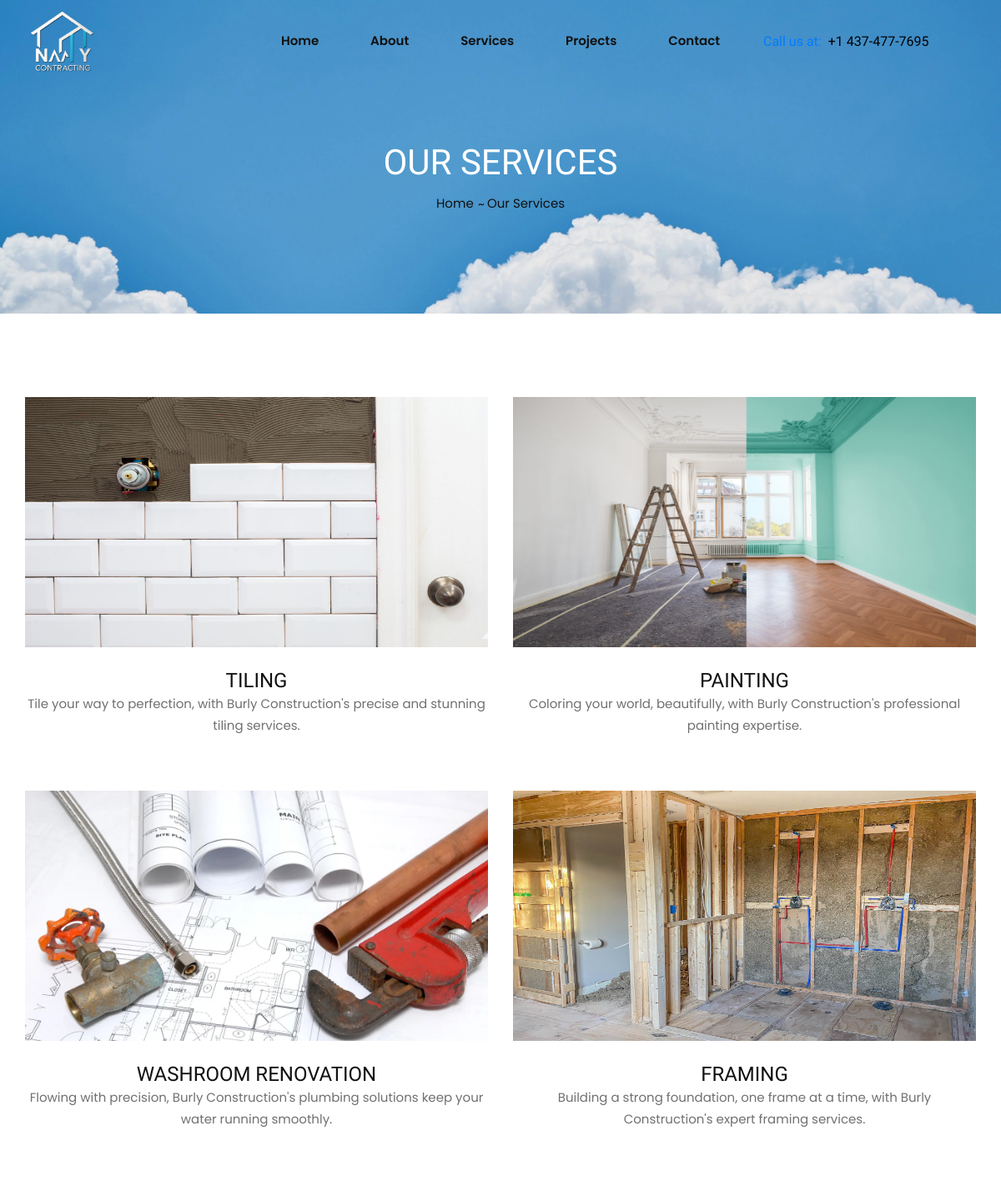
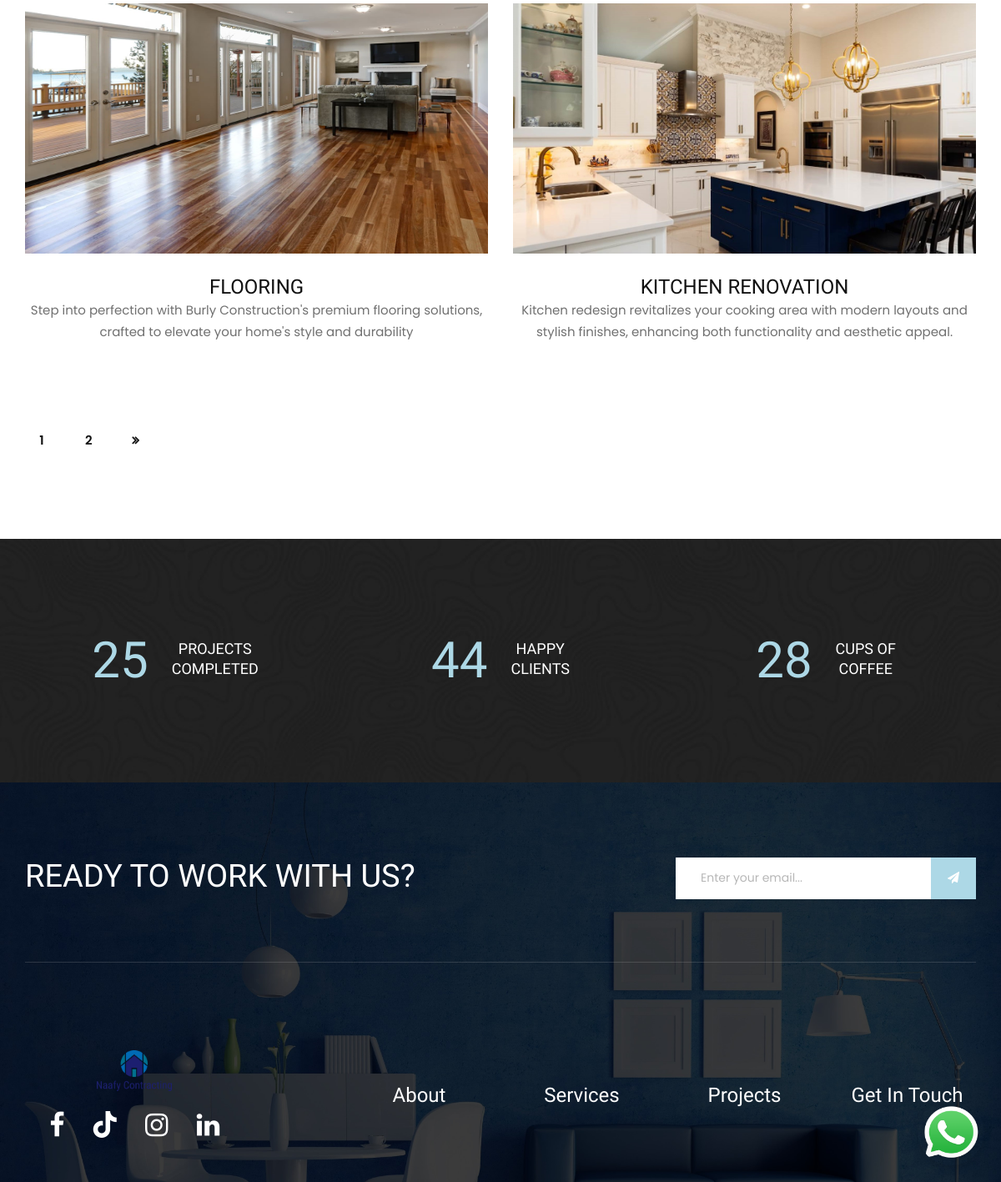
Page /services/ on the committed database (2 pictures, top to bottom).
### contact/models.py (models this page shows, shortened)
class ContactDetails(models.Model):
    phone_no = models.CharField(max_length=20, default="+123 456 7890")
    email = models.EmailField(unique=True)
    office_location = models.CharField(max_length=100)

### services/models.py (models this page shows, shortened)
class Service(models.Model):
    name = models.CharField(max_length=100)
    description = models.TextField()
    slug = models.SlugField(unique=True, blank=True)
    image = models.ImageField(upload_to="services/", default="service.jpg")
    class Meta:
        verbose_name_plural = "Services"

### services/views.py (the view)
# urls.py: path("", views.services_view, name="services"),
def services_view(request):
    services = Service.objects.all().order_by("id").order_by("-id")
    paginator = Paginator(services, 6)
    page_number = request.GET.get("page")
    page_obj = paginator.get_page(page_number)
    context = {
        "services" : page_obj,
    }
    return render(request, "services/services.html", context)

### home/context_processors.py (called while the page is built)
def default(request):
    contact_details = ContactDetails.objects.first()
    return {
        "contact_details" : contact_details,
    }

### templates/services/services.html (shortened to what this page needs)
{% extends "partials/core.html" %}
{% load static %}
{% block content %}
    <div class="breadcrumb-option spad set-bg" data-setbg="{% static 'img/clouds.jpg' %}">
        <div class="container">
            <div class="row">
                <div class="col-lg-12 text-center">
                    <div class="breadcrumb__text">
                        <h2>Our Services</h2>
                        <div class="breadcrumb__links">
                            <a href="{% url "home:home" %}">Home</a>
                            <span>Our Services</span>
                        </div>
                    </div>
                </div>
            </div>
        </div>
    </div>
    <section class="project-page spad">
        <div class="container">
            <div class="row">
                {% for s in services %}
                <div class="col-lg-6 col-md-6 col-sm-6">
                    <div class="project__item">
                        <a href="{% url "services:service-projects" s.slug %}"><img style="height:300px; width:300px;" src="{{s.image.url}}" alt=""></a>
                        <h4><a href="{% url "services:service-projects" s.slug %}">{{s.name}}</a></h4>
                        <p>{{s.description}}</p>
                    </div>
                </div>
                {% endfor %}
            </div>
            <div class="row">
                {% if services %}
                    <div class="col-lg-12">
                        <div class="blog__pagination">
                            {% for num in services.paginator.page_range %}
                                {% if services.number == num %}
                                    <a href="?page={{ num }}" class="active">{{ num }}</a>
                                {% else %}
                                    <a href="?page={{ num }}">{{ num }}</a>
                                {% endif %}
                            {% endfor %}
                            {% if services.has_next %}
                                <a href="?page={{ services.next_page_number }}"><i class="fa fa-angle-double-right"></i></a>
                            {% endif %}
                        </div>
                    </div>
                {% endif %}
            </div>
        </div>
    </section>
    <section class="counter spad set-bg" data-setbg="{% static 'img/counter-bg.jpg' %}">
        <div class="container">
            <div class="counter__content">
                <div class="row">
                    <div class="col-lg-4 col-md-6 col-sm-6 stats-container">
                        <div class="counter__item">
                            <div class="counter__item__number">
                                <h2 class="count">30</h2>
                            </div>
                            <div class="counter__item__text">
                                <h5>Projects<br /> Completed</h5>
                            </div>
                        </div>
                    </div>
                    <div class="col-lg-4 col-md-6 col-sm-6 stats-container">
                        <div class="counter__item">
                            <div class="counter__item__number">
                                <h2 class="count">53</h2>
                            </div>
                            <div class="counter__item__text">
                                <h5>Happy<br /> Clients</h5>
                            </div>
                        </div>
                    </div>
                    <div class="col-lg-4 col-md-6 col-sm-6 stats-container">
                        <div class="counter__item">
                            <div class="counter__item__number">
                                <h2 class="count">34</h2>
                            </div>
                            <div class="counter__item__text">
                                <h5>Cups Of<br /> Coffee</h5>
                            </div>
                        </div>
                    </div>
                </div>
            </div>
        </div>
    </section>
{% endblock content %}

### templates/partials/core.html (shortened to what this page needs)
{% load static %}
<!DOCTYPE html>
<html lang="zxx">
<head>
    <link rel="stylesheet" href="https://cdnjs.cloudflare.com/ajax/libs/font-awesome/6.0.0/css/all.min.css">
    <link rel="stylesheet" href="{% static 'css/bootstrap.min.css' %}" type="text/css">
    <link rel="stylesheet" href="{% static 'css/font-awesome.min.css' %}" type="text/css">
    <link rel="stylesheet" href="{% static 'css/elegant-icons.css' %}" type="text/css">
    <link rel="stylesheet" href="{% static 'css/owl.carousel.min.css' %}" type="text/css">
    <link rel="stylesheet" href="{% static 'css/slicknav.min.css' %}" type="text/css">
    <link rel="stylesheet" href="{% static 'css/style.css' %}" type="text/css">
    <link rel="stylesheet" href="{% static 'css/custom.css' %}" type="text/css">
</head>
<body>
    <header class="header">
        <div class="container-fluid">
            <div class="row align-items-center">
                <div class="col-lg-3">
                    <div class="header__logo">
                        <a href="{% url 'home:home' %}">
                            <img src="{% static 'img/new-logo.png' %}" alt="Logo">
                        </a>
                    </div>
                </div>
                <div class="col-lg-6">
                    <nav class="header__menu desktop-menu">
                        <ul>
                            <li><a href="{% url 'home:home' %}">Home</a></li>
                            <li><a href="{% url 'aboutus:aboutus' %}">About</a></li>
                            <li><a href="{% url 'services:services' %}">Services</a></li>
                            <li><a href="{% url 'blog:blog-list' %}">Projects</a></li>
                            <li><a href="{% url 'contact:contactus' %}">Contact</a></li>
                        </ul>
                    </nav>
                </div>
                <div class="col-lg-3">
                    <div class="header__widget">
                        <h4 class="mr-2 text-primary">Call us at:</h4>
                        <h4>{{contact_details.phone_no}}</h4>
                    </div>
                </div>
            </div>
        </div>
    </header>
    {% block content %}
    {% endblock content %}
    <div class="whatsapp-button">
        <a href="https://wa.me/+14374777695" target="_blank">
            <img src="{% static 'img/whatsapp-logo.png' %}" alt="WhatsApp Chat">
        </a>
    </div>
    <footer class="footer set-bg" data-setbg="{% static 'img/footer.jpg' %}">
        <div class="container">
            <div class="footer__top">
                <div class="row">
                    <div class="col-lg-8 col-md-6">
                        <div class="footer__top__text">
                            <h2>Ready To Work With Us?</h2>
                        </div>
                    </div>
                    <div class="col-lg-4 col-md-6">
                        <div class="footer__top__newslatter">
                            <form id="email-form" method="POST" action="{% url 'home:save-email' %}">
                                <input type="email" name="email" id="email" placeholder="Enter your email...">
                                <button class="button-hover-effect" type="submit"><i class="fa fa-send"></i></button>
                            </form>
                        </div>
                    </div>
                </div>
            </div>
            <div class="row">
                <div class="col-lg-3 col-md-6 col-sm-6 stats-container">
                    <div class="footer__about">
                        <div class="footer__logo">
                            <a href="{% url "home:home" %}"><img src="{% static 'img/logo/nc-logo.png' %}" width="90px" alt=""></a>
                        </div>
                        <div class="footer__social">
                            <a href="https://www.facebook.com/profile.php?id=61560731714423" target="_blank"><i class="fa fa-facebook" style="font-size: 2rem;"></i></a>
                            <a href="https://www.tiktok.com/@burly.contracting" target="_blank"><i class="fa-brands fa-tiktok" style="font-size: 2rem;"></i></a>
                            <a href="https://www.instagram.com/burly.contracting/?utm_source=ig_web_button_share_sheet" target="_blank"><i style="font-size: 2rem;" class="fa fa-instagram"></i></a>
                            <a href="#" target="_blank"><i style="font-size: 2rem;" class="fa fa-linkedin"></i></a>
                        </div>
                    </div>
                </div>
                <div class="col-lg-2 offset-lg-1 col-md-3 col-sm-6 stats-container">
                    <div class="footer__widget">
                        <a href="{% url 'aboutus:aboutus' %}"><h4 class="text-white">About</h4></a>
                    </div>
                </div>
                <div class="col-lg-2 col-md-3 col-sm-6 stats-container">
                    <div class="footer__widget">
                        <a href="{% url 'services:services' %}"><h4 class="text-white">Services</h4></a>
                    </div>
                </div>
                <div class="col-lg-2 col-md-6 col-sm-6 stats-container">
                    <div class="footer__address">
                        <a href="{% url 'blog:blog-list' %}"><h4 class="text-white">Projects</h4></a>
                    </div>
                </div>
                <div class="col-lg-2 col-md-6 col-sm-6 stats-container">
                    <div class="footer__address">
                        <a href="{% url 'contact:contactus' %}"><h4 class="text-white">Get In Touch</h4></a>
                    </div>
                </div>
            </div>
        </div>
</footer>
</body>
</html>

### static/css/style.css (style rules this page uses)
html, body { height: 100%; font-family: "Poppins", sans-serif; -webkit-font-smoothing: antialiased; }
h1, h2, h3, h4, h5, h6 { margin: 0; color: #111111; font-weight: 400; font-family: "Aldrich", sans-serif; }
h2 { font-size: 36px; }
h4 { font-size: 24px; }
h5 { font-size: 18px; }
p { font-size: 15px; font-family: "Poppins", sans-serif; color: #707070; font-weight: 400; line-height: 26px; margin: 0 0 15px 0; }
img { max-width: 100%; }
ul, ol { padding: 0; margin: 0; }
.set-bg { background-repeat: no-repeat; background-size: cover; background-position: top center; }
.spad { padding-top: 100px; padding-bottom: 100px; }
.header { position: absolute; width: 100%; top: 0; left: 0; z-index: 9; padding: 30px 0 0; }
.header__logo a { display: inline-block; }
.header__menu { text-align: center; }
.header__menu ul li { list-style: none; display: inline-block; position: relative; margin-right: 40px; }
.header__menu ul li:last-child { margin-right: 0; }
.header__menu ul li a { font-size: 15px; color: #111111; display: block; font-weight: 600; padding: 5px 0; position: relative; }
.header__menu ul li a:after { position: absolute; left: 0; bottom: 0; height: 2px; width: 100%; background: #111111; content: ""; -webkit-transition: all, 0.4s; -o-transition: all, 0.4s; transition: all, 0.4s; -webkit-transform: scale(0); -ms-transform: scale(0); transform: scale(0); }
.header__widget { text-align: right; }
.header__widget h4 { font-size: 22px; color: #111111; }
.project__item { margin-bottom: 50px; text-align: center; }
.project__item img { min-width: 100%; margin-bottom: 26px; }
.project__item h4 a { color: #111111; text-transform: uppercase; }
.footer { padding-top: 90px; }
.footer__top { border-bottom: 1px solid rgba(183, 183, 183, 0.2); padding-bottom: 75px; margin-bottom: 85px; }
.footer__top__text h2 { color: #ffffff; font-size: 38px; text-transform: uppercase; }
.footer__top__newslatter form { position: relative; }
.footer__top__newslatter form input { width: 100%; height: 50px; color: #b7b7b7; padding-left: 30px; font-size: 14px; border: none; }
.footer__top__newslatter form input::placeholder { color: #b7b7b7; }
.footer__top__newslatter form button { font-size: 14px; color: #ffffff; background: #ADD8E6; border: none; height: 100%; padding: 0 20px; position: absolute; right: 0; top: 0; }
.footer__about { margin-bottom: 30px; }
.footer__about .footer__logo { margin-bottom: 24px; }
.footer__about .footer__logo a { display: inline-block; }
.footer__about .footer__social a { font-size: 18px; color: #ffffff; -webkit-transition: all, 0.3s; -o-transition: all, 0.3s; transition: all, 0.3s; margin-right: 30px; }
.footer__about .footer__social a:last-child { margin-right: 0; }
.footer__widget { margin-bottom: 30px; }
.footer__address { margin-bottom: 30px; }
.breadcrumb-option { padding-top: 170px; padding-bottom: 120px; }
.breadcrumb__text h2 { font-size: 42px; color: #ffffff; text-transform: uppercase; margin-bottom: 12px; }
.breadcrumb__links a { font-size: 15px; color: #111111; display: inline-block; position: relative; margin-right: 12px; }
.breadcrumb__links a:after { position: absolute; right: -13px; top: 1px; content: "~"; }
.breadcrumb__links span { font-size: 15px; color: #111111; display: inline-block; }
.counter { padding-bottom: 70px; }
.counter .counter__content { border: none; padding-top: 0; margin-top: 0; }
.counter .counter__item .counter__item__text h5 { color: #ffffff; }
.counter__content { border-top: 1px solid rgba(183, 183, 183, 0.2); padding-top: 70px; margin-top: 40px; }
.counter__item { margin-bottom: 30px; }
.counter__item__number { float: left; margin-right: 28px; }
.counter__item__number h2 { color: #ADD8E6; font-size: 60px; line-height: 52px; }
.counter__item__text { overflow: hidden; }
.counter__item__text h5 { color: #111111; line-height: 24px; text-transform: uppercase; }
.blog__pagination { padding-top: 30px; }
.blog__pagination a { font-size: 15px; color: #111111; font-weight: 600; display: inline-block; height: 40px; width: 40px; line-height: 40px; text-align: center; border: 2px solid transparent; -webkit-transition: all, 0.3s; -o-transition: all, 0.3s; transition: all, 0.3s; margin-right: 12px; }
.blog__pagination a i { font-size: 15px; font-weight: 600; }
.blog__pagination a:last-child { margin-right: 0; }
@media only screen and (min-width: 1200px) { .container { max-width: 1170px; } }

### rows in the picture
ContactDetails: phone_no "+1 437-477-7695"
Service: image (picture), name "TILING", description "Tile your way to perfection, with Burly Construction's precise and stunning tiling services."
Service: image (picture), name "PAINTING", description "Coloring your world, beautifully, with Burly Construction's professional painting expertise."
Service: image (picture), name "WASHROOM RENOVATION", description "Flowing with precision, Burly Construction's plumbing solutions keep your water running smoothly."
Service: image (picture), name "FRAMING", description "Building a strong foundation, one frame at a time, with Burly Construction's expert framing services."
Service: image (picture), name "FLOORING", description "Step into perfection with Burly Construction's premium flooring solutions, crafted to elevate your home's style and durability"
Service: image (picture), name "KITCHEN RENOVATION", description "Kitchen redesign revitalizes your cooking area with modern layouts and stylish finishes, enhancing both functionality and aesthetic appeal."

### other values in the picture
{{ num }} "1"
{{ num }} "2"
